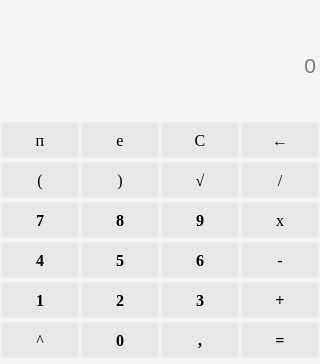
<?xml version="1.0" encoding="UTF-8"?>
<ui version="4.0">
 <class>MainWindow</class>
 <widget class="QMainWindow" name="MainWindow">
  <property name="enabled">
   <bool>true</bool>
  </property>
  <property name="geometry">
   <rect>
    <x>0</x>
    <y>0</y>
    <width>320</width>
    <height>364</height>
   </rect>
  </property>
  <property name="windowTitle">
   <string>Калькулятор</string>
  </property>
  <property name="accessibleDescription">
   <string/>
  </property>
  <property name="autoFillBackground">
   <bool>false</bool>
  </property>
  <property name="styleSheet">
   <string notr="true">background-color: rgb(243, 243, 243);</string>
  </property>
  <widget class="QWidget" name="centralwidget">
   <widget class="QPushButton" name="equalButton">
    <property name="geometry">
     <rect>
      <x>240</x>
      <y>320</y>
      <width>80</width>
      <height>40</height>
     </rect>
    </property>
    <property name="sizePolicy">
     <sizepolicy hsizetype="Fixed" vsizetype="Fixed">
      <horstretch>0</horstretch>
      <verstretch>0</verstretch>
     </sizepolicy>
    </property>
    <property name="minimumSize">
     <size>
      <width>80</width>
      <height>40</height>
     </size>
    </property>
    <property name="maximumSize">
     <size>
      <width>40</width>
      <height>40</height>
     </size>
    </property>
    <property name="font">
     <font>
      <family>Times New Roman</family>
      <pointsize>12</pointsize>
      <weight>75</weight>
      <italic>false</italic>
      <bold>true</bold>
      <strikeout>false</strikeout>
     </font>
    </property>
    <property name="styleSheet">
     <string notr="true">background-color: rgb(232, 232, 232);
margin: 2px;
border-radius: 1px;
alternate-background-color: rgb(203, 203, 203);</string>
    </property>
    <property name="text">
     <string>=</string>
    </property>
   </widget>
   <widget class="QPushButton" name="plusButton">
    <property name="geometry">
     <rect>
      <x>240</x>
      <y>280</y>
      <width>80</width>
      <height>40</height>
     </rect>
    </property>
    <property name="sizePolicy">
     <sizepolicy hsizetype="Fixed" vsizetype="Fixed">
      <horstretch>0</horstretch>
      <verstretch>0</verstretch>
     </sizepolicy>
    </property>
    <property name="minimumSize">
     <size>
      <width>80</width>
      <height>40</height>
     </size>
    </property>
    <property name="maximumSize">
     <size>
      <width>40</width>
      <height>40</height>
     </size>
    </property>
    <property name="font">
     <font>
      <family>Times New Roman</family>
      <pointsize>12</pointsize>
      <weight>75</weight>
      <italic>false</italic>
      <bold>true</bold>
      <strikeout>false</strikeout>
     </font>
    </property>
    <property name="styleSheet">
     <string notr="true">background-color: rgb(232, 232, 232);
margin: 2px;
border-radius: 1px;
alternate-background-color: rgb(203, 203, 203);</string>
    </property>
    <property name="text">
     <string>+</string>
    </property>
   </widget>
   <widget class="QPushButton" name="minusButton">
    <property name="geometry">
     <rect>
      <x>240</x>
      <y>240</y>
      <width>80</width>
      <height>40</height>
     </rect>
    </property>
    <property name="sizePolicy">
     <sizepolicy hsizetype="Fixed" vsizetype="Fixed">
      <horstretch>0</horstretch>
      <verstretch>0</verstretch>
     </sizepolicy>
    </property>
    <property name="minimumSize">
     <size>
      <width>80</width>
      <height>40</height>
     </size>
    </property>
    <property name="maximumSize">
     <size>
      <width>40</width>
      <height>40</height>
     </size>
    </property>
    <property name="font">
     <font>
      <family>Times New Roman</family>
      <pointsize>12</pointsize>
      <weight>75</weight>
      <italic>false</italic>
      <bold>true</bold>
      <strikeout>false</strikeout>
     </font>
    </property>
    <property name="styleSheet">
     <string notr="true">background-color: rgb(232, 232, 232);
margin: 2px;
border-radius: 1px;
alternate-background-color: rgb(203, 203, 203);</string>
    </property>
    <property name="text">
     <string>-</string>
    </property>
   </widget>
   <widget class="QPushButton" name="multiplyButton">
    <property name="geometry">
     <rect>
      <x>240</x>
      <y>200</y>
      <width>80</width>
      <height>40</height>
     </rect>
    </property>
    <property name="sizePolicy">
     <sizepolicy hsizetype="Fixed" vsizetype="Fixed">
      <horstretch>0</horstretch>
      <verstretch>0</verstretch>
     </sizepolicy>
    </property>
    <property name="minimumSize">
     <size>
      <width>80</width>
      <height>40</height>
     </size>
    </property>
    <property name="maximumSize">
     <size>
      <width>40</width>
      <height>40</height>
     </size>
    </property>
    <property name="font">
     <font>
      <family>Times New Roman</family>
      <pointsize>12</pointsize>
      <weight>50</weight>
      <italic>false</italic>
      <bold>false</bold>
      <strikeout>false</strikeout>
     </font>
    </property>
    <property name="styleSheet">
     <string notr="true">background-color: rgb(232, 232, 232);
margin: 2px;
border-radius: 1px;
alternate-background-color: rgb(203, 203, 203);</string>
    </property>
    <property name="text">
     <string>x</string>
    </property>
   </widget>
   <widget class="QPushButton" name="divideButton">
    <property name="geometry">
     <rect>
      <x>240</x>
      <y>160</y>
      <width>80</width>
      <height>40</height>
     </rect>
    </property>
    <property name="sizePolicy">
     <sizepolicy hsizetype="Fixed" vsizetype="Fixed">
      <horstretch>0</horstretch>
      <verstretch>0</verstretch>
     </sizepolicy>
    </property>
    <property name="minimumSize">
     <size>
      <width>80</width>
      <height>40</height>
     </size>
    </property>
    <property name="maximumSize">
     <size>
      <width>40</width>
      <height>40</height>
     </size>
    </property>
    <property name="font">
     <font>
      <family>Times New Roman</family>
      <pointsize>12</pointsize>
      <weight>50</weight>
      <italic>false</italic>
      <bold>false</bold>
      <strikeout>false</strikeout>
     </font>
    </property>
    <property name="styleSheet">
     <string notr="true">background-color: rgb(232, 232, 232);
margin: 2px;
border-radius: 1px;
alternate-background-color: rgb(203, 203, 203);</string>
    </property>
    <property name="text">
     <string>/</string>
    </property>
   </widget>
   <widget class="QPushButton" name="fiveButton">
    <property name="geometry">
     <rect>
      <x>80</x>
      <y>240</y>
      <width>80</width>
      <height>40</height>
     </rect>
    </property>
    <property name="sizePolicy">
     <sizepolicy hsizetype="Fixed" vsizetype="Fixed">
      <horstretch>0</horstretch>
      <verstretch>0</verstretch>
     </sizepolicy>
    </property>
    <property name="minimumSize">
     <size>
      <width>80</width>
      <height>40</height>
     </size>
    </property>
    <property name="maximumSize">
     <size>
      <width>40</width>
      <height>40</height>
     </size>
    </property>
    <property name="font">
     <font>
      <family>Times New Roman</family>
      <pointsize>12</pointsize>
      <weight>75</weight>
      <italic>false</italic>
      <bold>true</bold>
      <strikeout>false</strikeout>
     </font>
    </property>
    <property name="styleSheet">
     <string notr="true">background-color: rgb(232, 232, 232);
margin: 2px;
border-radius: 1px;
alternate-background-color: rgb(203, 203, 203);</string>
    </property>
    <property name="text">
     <string>5</string>
    </property>
   </widget>
   <widget class="QPushButton" name="twoButton">
    <property name="geometry">
     <rect>
      <x>80</x>
      <y>280</y>
      <width>80</width>
      <height>40</height>
     </rect>
    </property>
    <property name="sizePolicy">
     <sizepolicy hsizetype="Fixed" vsizetype="Fixed">
      <horstretch>0</horstretch>
      <verstretch>0</verstretch>
     </sizepolicy>
    </property>
    <property name="minimumSize">
     <size>
      <width>80</width>
      <height>40</height>
     </size>
    </property>
    <property name="maximumSize">
     <size>
      <width>40</width>
      <height>40</height>
     </size>
    </property>
    <property name="font">
     <font>
      <family>Times New Roman</family>
      <pointsize>12</pointsize>
      <weight>75</weight>
      <italic>false</italic>
      <bold>true</bold>
      <strikeout>false</strikeout>
     </font>
    </property>
    <property name="styleSheet">
     <string notr="true">background-color: rgb(232, 232, 232);
margin: 2px;
border-radius: 1px;
alternate-background-color: rgb(203, 203, 203);</string>
    </property>
    <property name="text">
     <string>2</string>
    </property>
   </widget>
   <widget class="QPushButton" name="zeroButton">
    <property name="geometry">
     <rect>
      <x>80</x>
      <y>320</y>
      <width>80</width>
      <height>40</height>
     </rect>
    </property>
    <property name="sizePolicy">
     <sizepolicy hsizetype="Fixed" vsizetype="Fixed">
      <horstretch>0</horstretch>
      <verstretch>0</verstretch>
     </sizepolicy>
    </property>
    <property name="minimumSize">
     <size>
      <width>80</width>
      <height>40</height>
     </size>
    </property>
    <property name="maximumSize">
     <size>
      <width>40</width>
      <height>40</height>
     </size>
    </property>
    <property name="font">
     <font>
      <family>Times New Roman</family>
      <pointsize>12</pointsize>
      <weight>75</weight>
      <italic>false</italic>
      <bold>true</bold>
      <strikeout>false</strikeout>
     </font>
    </property>
    <property name="styleSheet">
     <string notr="true">background-color: rgb(232, 232, 232);
margin: 2px;
border-radius: 1px;
alternate-background-color: rgb(203, 203, 203);</string>
    </property>
    <property name="text">
     <string>0</string>
    </property>
   </widget>
   <widget class="QPushButton" name="clearButton">
    <property name="geometry">
     <rect>
      <x>160</x>
      <y>120</y>
      <width>80</width>
      <height>40</height>
     </rect>
    </property>
    <property name="sizePolicy">
     <sizepolicy hsizetype="Fixed" vsizetype="Fixed">
      <horstretch>0</horstretch>
      <verstretch>0</verstretch>
     </sizepolicy>
    </property>
    <property name="minimumSize">
     <size>
      <width>80</width>
      <height>40</height>
     </size>
    </property>
    <property name="maximumSize">
     <size>
      <width>40</width>
      <height>40</height>
     </size>
    </property>
    <property name="font">
     <font>
      <family>Times New Roman</family>
      <pointsize>12</pointsize>
      <weight>50</weight>
      <italic>false</italic>
      <bold>false</bold>
      <strikeout>false</strikeout>
     </font>
    </property>
    <property name="styleSheet">
     <string notr="true">background-color: rgb(232, 232, 232);
margin: 2px;
border-radius: 1px;
alternate-background-color: rgb(203, 203, 203);</string>
    </property>
    <property name="text">
     <string>C</string>
    </property>
   </widget>
   <widget class="QPushButton" name="nineButton">
    <property name="geometry">
     <rect>
      <x>160</x>
      <y>200</y>
      <width>80</width>
      <height>40</height>
     </rect>
    </property>
    <property name="sizePolicy">
     <sizepolicy hsizetype="Fixed" vsizetype="Fixed">
      <horstretch>0</horstretch>
      <verstretch>0</verstretch>
     </sizepolicy>
    </property>
    <property name="minimumSize">
     <size>
      <width>80</width>
      <height>40</height>
     </size>
    </property>
    <property name="maximumSize">
     <size>
      <width>40</width>
      <height>40</height>
     </size>
    </property>
    <property name="font">
     <font>
      <family>Times New Roman</family>
      <pointsize>12</pointsize>
      <weight>75</weight>
      <italic>false</italic>
      <bold>true</bold>
      <strikeout>false</strikeout>
     </font>
    </property>
    <property name="styleSheet">
     <string notr="true">background-color: rgb(232, 232, 232);
margin: 2px;
border-radius: 1px;
alternate-background-color: rgb(203, 203, 203);</string>
    </property>
    <property name="text">
     <string>9</string>
    </property>
   </widget>
   <widget class="QPushButton" name="sixButton">
    <property name="geometry">
     <rect>
      <x>160</x>
      <y>240</y>
      <width>80</width>
      <height>40</height>
     </rect>
    </property>
    <property name="sizePolicy">
     <sizepolicy hsizetype="Fixed" vsizetype="Fixed">
      <horstretch>0</horstretch>
      <verstretch>0</verstretch>
     </sizepolicy>
    </property>
    <property name="minimumSize">
     <size>
      <width>80</width>
      <height>40</height>
     </size>
    </property>
    <property name="maximumSize">
     <size>
      <width>40</width>
      <height>40</height>
     </size>
    </property>
    <property name="font">
     <font>
      <family>Times New Roman</family>
      <pointsize>12</pointsize>
      <weight>75</weight>
      <italic>false</italic>
      <bold>true</bold>
      <strikeout>false</strikeout>
     </font>
    </property>
    <property name="styleSheet">
     <string notr="true">background-color: rgb(232, 232, 232);
margin: 2px;
border-radius: 1px;
alternate-background-color: rgb(203, 203, 203);</string>
    </property>
    <property name="text">
     <string>6</string>
    </property>
   </widget>
   <widget class="QPushButton" name="threeButton">
    <property name="geometry">
     <rect>
      <x>160</x>
      <y>280</y>
      <width>80</width>
      <height>40</height>
     </rect>
    </property>
    <property name="sizePolicy">
     <sizepolicy hsizetype="Fixed" vsizetype="Fixed">
      <horstretch>0</horstretch>
      <verstretch>0</verstretch>
     </sizepolicy>
    </property>
    <property name="minimumSize">
     <size>
      <width>80</width>
      <height>40</height>
     </size>
    </property>
    <property name="maximumSize">
     <size>
      <width>40</width>
      <height>40</height>
     </size>
    </property>
    <property name="font">
     <font>
      <family>Times New Roman</family>
      <pointsize>12</pointsize>
      <weight>75</weight>
      <italic>false</italic>
      <bold>true</bold>
      <strikeout>false</strikeout>
     </font>
    </property>
    <property name="styleSheet">
     <string notr="true">background-color: rgb(232, 232, 232);
margin: 2px;
border-radius: 1px;
alternate-background-color: rgb(203, 203, 203);</string>
    </property>
    <property name="text">
     <string>3</string>
    </property>
   </widget>
   <widget class="QPushButton" name="commaButton">
    <property name="geometry">
     <rect>
      <x>160</x>
      <y>320</y>
      <width>80</width>
      <height>40</height>
     </rect>
    </property>
    <property name="sizePolicy">
     <sizepolicy hsizetype="Fixed" vsizetype="Fixed">
      <horstretch>0</horstretch>
      <verstretch>0</verstretch>
     </sizepolicy>
    </property>
    <property name="minimumSize">
     <size>
      <width>80</width>
      <height>40</height>
     </size>
    </property>
    <property name="maximumSize">
     <size>
      <width>40</width>
      <height>40</height>
     </size>
    </property>
    <property name="font">
     <font>
      <family>Times New Roman</family>
      <pointsize>12</pointsize>
      <weight>75</weight>
      <italic>false</italic>
      <bold>true</bold>
      <strikeout>false</strikeout>
     </font>
    </property>
    <property name="styleSheet">
     <string notr="true">background-color: rgb(232, 232, 232);
margin: 2px;
border-radius: 1px;
alternate-background-color: rgb(203, 203, 203);</string>
    </property>
    <property name="text">
     <string>,</string>
    </property>
   </widget>
   <widget class="QPushButton" name="eightButton">
    <property name="geometry">
     <rect>
      <x>80</x>
      <y>200</y>
      <width>80</width>
      <height>40</height>
     </rect>
    </property>
    <property name="sizePolicy">
     <sizepolicy hsizetype="Fixed" vsizetype="Fixed">
      <horstretch>0</horstretch>
      <verstretch>0</verstretch>
     </sizepolicy>
    </property>
    <property name="minimumSize">
     <size>
      <width>80</width>
      <height>40</height>
     </size>
    </property>
    <property name="maximumSize">
     <size>
      <width>40</width>
      <height>40</height>
     </size>
    </property>
    <property name="font">
     <font>
      <family>Times New Roman</family>
      <pointsize>12</pointsize>
      <weight>75</weight>
      <italic>false</italic>
      <bold>true</bold>
      <strikeout>false</strikeout>
     </font>
    </property>
    <property name="styleSheet">
     <string notr="true">background-color: rgb(232, 232, 232);
margin: 2px;
border-radius: 1px;
alternate-background-color: rgb(203, 203, 203);</string>
    </property>
    <property name="text">
     <string>8</string>
    </property>
   </widget>
   <widget class="QPushButton" name="cbracketButton">
    <property name="geometry">
     <rect>
      <x>80</x>
      <y>160</y>
      <width>80</width>
      <height>40</height>
     </rect>
    </property>
    <property name="sizePolicy">
     <sizepolicy hsizetype="Fixed" vsizetype="Fixed">
      <horstretch>0</horstretch>
      <verstretch>0</verstretch>
     </sizepolicy>
    </property>
    <property name="minimumSize">
     <size>
      <width>80</width>
      <height>40</height>
     </size>
    </property>
    <property name="maximumSize">
     <size>
      <width>40</width>
      <height>40</height>
     </size>
    </property>
    <property name="font">
     <font>
      <family>Times New Roman</family>
      <pointsize>12</pointsize>
      <weight>50</weight>
      <italic>false</italic>
      <bold>false</bold>
      <strikeout>false</strikeout>
     </font>
    </property>
    <property name="styleSheet">
     <string notr="true">background-color: rgb(232, 232, 232);
margin: 2px;
border-radius: 1px;
alternate-background-color: rgb(203, 203, 203);</string>
    </property>
    <property name="text">
     <string>)</string>
    </property>
   </widget>
   <widget class="QPushButton" name="obracketButton">
    <property name="geometry">
     <rect>
      <x>0</x>
      <y>160</y>
      <width>80</width>
      <height>40</height>
     </rect>
    </property>
    <property name="sizePolicy">
     <sizepolicy hsizetype="Fixed" vsizetype="Fixed">
      <horstretch>0</horstretch>
      <verstretch>0</verstretch>
     </sizepolicy>
    </property>
    <property name="minimumSize">
     <size>
      <width>80</width>
      <height>40</height>
     </size>
    </property>
    <property name="maximumSize">
     <size>
      <width>40</width>
      <height>40</height>
     </size>
    </property>
    <property name="font">
     <font>
      <family>Times New Roman</family>
      <pointsize>12</pointsize>
      <weight>50</weight>
      <italic>false</italic>
      <bold>false</bold>
      <strikeout>false</strikeout>
     </font>
    </property>
    <property name="styleSheet">
     <string notr="true">background-color: rgb(232, 232, 232);
margin: 2px;
border-radius: 1px;
alternate-background-color: rgb(203, 203, 203);</string>
    </property>
    <property name="text">
     <string>(</string>
    </property>
   </widget>
   <widget class="QPushButton" name="sevenButton">
    <property name="geometry">
     <rect>
      <x>0</x>
      <y>200</y>
      <width>80</width>
      <height>40</height>
     </rect>
    </property>
    <property name="sizePolicy">
     <sizepolicy hsizetype="Fixed" vsizetype="Fixed">
      <horstretch>0</horstretch>
      <verstretch>0</verstretch>
     </sizepolicy>
    </property>
    <property name="minimumSize">
     <size>
      <width>80</width>
      <height>40</height>
     </size>
    </property>
    <property name="maximumSize">
     <size>
      <width>40</width>
      <height>40</height>
     </size>
    </property>
    <property name="font">
     <font>
      <family>Times New Roman</family>
      <pointsize>12</pointsize>
      <weight>75</weight>
      <italic>false</italic>
      <bold>true</bold>
      <strikeout>false</strikeout>
     </font>
    </property>
    <property name="styleSheet">
     <string notr="true">background-color: rgb(232, 232, 232);
margin: 2px;
border-radius: 1px;
alternate-background-color: rgb(203, 203, 203);</string>
    </property>
    <property name="text">
     <string>7</string>
    </property>
   </widget>
   <widget class="QPushButton" name="fourButton">
    <property name="geometry">
     <rect>
      <x>0</x>
      <y>240</y>
      <width>80</width>
      <height>40</height>
     </rect>
    </property>
    <property name="sizePolicy">
     <sizepolicy hsizetype="Fixed" vsizetype="Fixed">
      <horstretch>0</horstretch>
      <verstretch>0</verstretch>
     </sizepolicy>
    </property>
    <property name="minimumSize">
     <size>
      <width>80</width>
      <height>40</height>
     </size>
    </property>
    <property name="maximumSize">
     <size>
      <width>40</width>
      <height>40</height>
     </size>
    </property>
    <property name="font">
     <font>
      <family>Times New Roman</family>
      <pointsize>12</pointsize>
      <weight>75</weight>
      <italic>false</italic>
      <bold>true</bold>
      <strikeout>false</strikeout>
     </font>
    </property>
    <property name="styleSheet">
     <string notr="true">background-color: rgb(232, 232, 232);
margin: 2px;
border-radius: 1px;
alternate-background-color: rgb(203, 203, 203);</string>
    </property>
    <property name="text">
     <string>4</string>
    </property>
   </widget>
   <widget class="QPushButton" name="oneButton">
    <property name="geometry">
     <rect>
      <x>0</x>
      <y>280</y>
      <width>80</width>
      <height>40</height>
     </rect>
    </property>
    <property name="sizePolicy">
     <sizepolicy hsizetype="Fixed" vsizetype="Fixed">
      <horstretch>0</horstretch>
      <verstretch>0</verstretch>
     </sizepolicy>
    </property>
    <property name="minimumSize">
     <size>
      <width>80</width>
      <height>40</height>
     </size>
    </property>
    <property name="maximumSize">
     <size>
      <width>40</width>
      <height>40</height>
     </size>
    </property>
    <property name="font">
     <font>
      <family>Times New Roman</family>
      <pointsize>12</pointsize>
      <weight>75</weight>
      <italic>false</italic>
      <bold>true</bold>
      <strikeout>false</strikeout>
     </font>
    </property>
    <property name="styleSheet">
     <string notr="true">background-color: rgb(232, 232, 232);
margin: 2px;
border-radius: 1px;
alternate-background-color: rgb(203, 203, 203);</string>
    </property>
    <property name="text">
     <string>1</string>
    </property>
   </widget>
   <widget class="QPushButton" name="powerButton">
    <property name="geometry">
     <rect>
      <x>0</x>
      <y>320</y>
      <width>80</width>
      <height>40</height>
     </rect>
    </property>
    <property name="sizePolicy">
     <sizepolicy hsizetype="Fixed" vsizetype="Fixed">
      <horstretch>0</horstretch>
      <verstretch>0</verstretch>
     </sizepolicy>
    </property>
    <property name="minimumSize">
     <size>
      <width>80</width>
      <height>40</height>
     </size>
    </property>
    <property name="maximumSize">
     <size>
      <width>40</width>
      <height>40</height>
     </size>
    </property>
    <property name="font">
     <font>
      <family>Times New Roman</family>
      <pointsize>12</pointsize>
      <weight>50</weight>
      <italic>false</italic>
      <bold>false</bold>
      <strikeout>false</strikeout>
     </font>
    </property>
    <property name="styleSheet">
     <string notr="true">background-color: rgb(232, 232, 232);
margin: 2px;
border-radius: 1px;
alternate-background-color: rgb(203, 203, 203);</string>
    </property>
    <property name="text">
     <string>^</string>
    </property>
   </widget>
   <widget class="QPushButton" name="piButton">
    <property name="geometry">
     <rect>
      <x>0</x>
      <y>120</y>
      <width>80</width>
      <height>40</height>
     </rect>
    </property>
    <property name="sizePolicy">
     <sizepolicy hsizetype="Fixed" vsizetype="Fixed">
      <horstretch>0</horstretch>
      <verstretch>0</verstretch>
     </sizepolicy>
    </property>
    <property name="minimumSize">
     <size>
      <width>80</width>
      <height>40</height>
     </size>
    </property>
    <property name="maximumSize">
     <size>
      <width>40</width>
      <height>40</height>
     </size>
    </property>
    <property name="font">
     <font>
      <family>Times New Roman</family>
      <pointsize>12</pointsize>
      <weight>50</weight>
      <italic>false</italic>
      <bold>false</bold>
      <strikeout>false</strikeout>
     </font>
    </property>
    <property name="styleSheet">
     <string notr="true">background-color: rgb(232, 232, 232);
margin: 2px;
border-radius: 1px;
alternate-background-color: rgb(203, 203, 203);</string>
    </property>
    <property name="text">
     <string>п</string>
    </property>
   </widget>
   <widget class="QPushButton" name="eraseButton">
    <property name="geometry">
     <rect>
      <x>240</x>
      <y>120</y>
      <width>80</width>
      <height>40</height>
     </rect>
    </property>
    <property name="sizePolicy">
     <sizepolicy hsizetype="Fixed" vsizetype="Fixed">
      <horstretch>0</horstretch>
      <verstretch>0</verstretch>
     </sizepolicy>
    </property>
    <property name="minimumSize">
     <size>
      <width>80</width>
      <height>40</height>
     </size>
    </property>
    <property name="maximumSize">
     <size>
      <width>40</width>
      <height>40</height>
     </size>
    </property>
    <property name="font">
     <font>
      <family>Times New Roman</family>
      <pointsize>12</pointsize>
      <weight>50</weight>
      <italic>false</italic>
      <bold>false</bold>
      <strikeout>false</strikeout>
     </font>
    </property>
    <property name="styleSheet">
     <string notr="true">background-color: rgb(232, 232, 232);
margin: 2px;
border-radius: 1px;
alternate-background-color: rgb(203, 203, 203);</string>
    </property>
    <property name="text">
     <string>←</string>
    </property>
   </widget>
   <widget class="QPushButton" name="sqrtButton">
    <property name="geometry">
     <rect>
      <x>160</x>
      <y>160</y>
      <width>80</width>
      <height>40</height>
     </rect>
    </property>
    <property name="sizePolicy">
     <sizepolicy hsizetype="Fixed" vsizetype="Fixed">
      <horstretch>0</horstretch>
      <verstretch>0</verstretch>
     </sizepolicy>
    </property>
    <property name="minimumSize">
     <size>
      <width>80</width>
      <height>40</height>
     </size>
    </property>
    <property name="maximumSize">
     <size>
      <width>40</width>
      <height>40</height>
     </size>
    </property>
    <property name="font">
     <font>
      <family>Times New Roman</family>
      <pointsize>12</pointsize>
      <weight>50</weight>
      <italic>false</italic>
      <bold>false</bold>
      <strikeout>false</strikeout>
     </font>
    </property>
    <property name="styleSheet">
     <string notr="true">background-color: rgb(232, 232, 232);
margin: 2px;
border-radius: 1px;
alternate-background-color: rgb(203, 203, 203);</string>
    </property>
    <property name="text">
     <string>√</string>
    </property>
   </widget>
   <widget class="QPushButton" name="eButton">
    <property name="geometry">
     <rect>
      <x>80</x>
      <y>120</y>
      <width>80</width>
      <height>40</height>
     </rect>
    </property>
    <property name="sizePolicy">
     <sizepolicy hsizetype="Fixed" vsizetype="Fixed">
      <horstretch>0</horstretch>
      <verstretch>0</verstretch>
     </sizepolicy>
    </property>
    <property name="minimumSize">
     <size>
      <width>80</width>
      <height>40</height>
     </size>
    </property>
    <property name="maximumSize">
     <size>
      <width>40</width>
      <height>40</height>
     </size>
    </property>
    <property name="font">
     <font>
      <family>Times New Roman</family>
      <pointsize>12</pointsize>
      <weight>50</weight>
      <italic>false</italic>
      <bold>false</bold>
      <strikeout>false</strikeout>
     </font>
    </property>
    <property name="styleSheet">
     <string notr="true">background-color: rgb(232, 232, 232);
margin: 2px;
border-radius: 1px;
alternate-background-color: rgb(203, 203, 203);</string>
    </property>
    <property name="text">
     <string>e</string>
    </property>
   </widget>
   <widget class="QLineEdit" name="ioLine">
    <property name="geometry">
     <rect>
      <x>0</x>
      <y>40</y>
      <width>320</width>
      <height>50</height>
     </rect>
    </property>
    <property name="font">
     <font>
      <pointsize>16</pointsize>
     </font>
    </property>
    <property name="styleSheet">
     <string notr="true">border: 0px;
margin: 2px;</string>
    </property>
    <property name="text">
     <string/>
    </property>
    <property name="alignment">
     <set>Qt::AlignRight|Qt::AlignTrailing|Qt::AlignVCenter</set>
    </property>
    <property name="placeholderText">
     <string>0</string>
    </property>
   </widget>
  </widget>
 </widget>
 <resources/>
 <connections/>
</ui>
